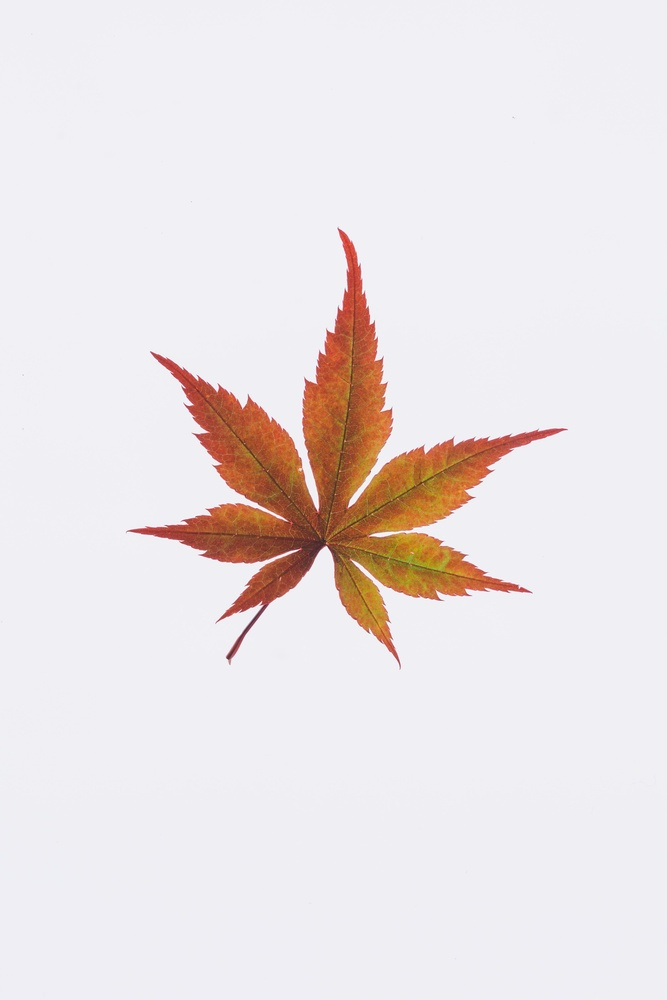
#> input picture File_Thi/File_GiuaKy/leaf.jpg, 667 x 1000 px, shrunk from 3323 x 4984 before the run
$ jupyter execute 20230022_NguyenMinhDang.ipynb
#> lines starting #> are read from the running program, lines starting #| are printed output that depends on the picture; after the words box and inside, x2 and y2 are one past the last pixel; in counts of white or black regions, pixels touching at a corner belong together
[cell 1]
import matplotlib.pyplot as plt
import numpy as np

# Cau 1

[cell 2]
leaf = plt.imread("leaf.jpg")
#> leaf is the input picture: shape (1000, 667, 3); mean R, G, B 234.8, 227.6, 228.8

### a)

[cell 3]
print("Kich thuoc anh", leaf.shape)
#| Kich thuoc anh (1000, 667, 3)

### b)

[cell 4]
def Grayscale_Average(img):
    R = np.array(img[:,:,0], dtype=np.float32)
    G = np.array(img[:,:,1], dtype=np.float32)
    B = np.array(img[:,:,2], dtype=np.float32)
    output = (R + G + B) / 3
    return output


def Black_White(img):
    img = Grayscale_Average(img)
#> in Grayscale_Average, `B = np.array(img[:,:,2], dtype=np.float32)`:
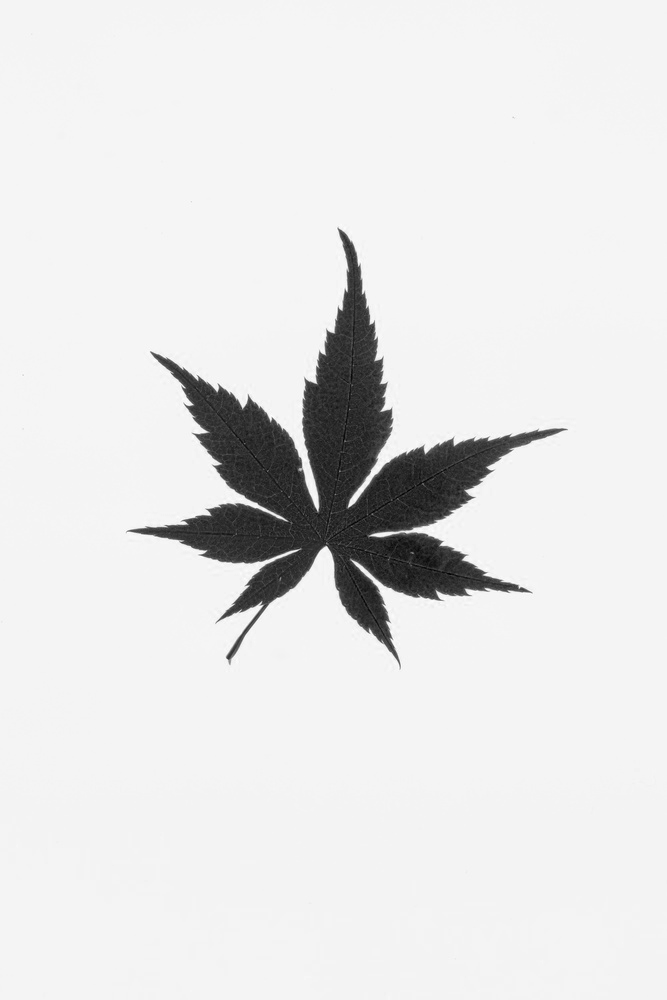
#> B: shape (1000, 667) float32; min 1, max 255, mean 228.8
    m,n = img.shape
    output = np.zeros([m, n], dtype=np.int64)
    for x in range(m):
        for y in range(n):
            if img[x,y] >= 100:
                output[x, y] = 1
    return output

[cell 5]
leaf_bw = Black_White(leaf)
#> after the loop in Black_White, `for x in range(m):`:
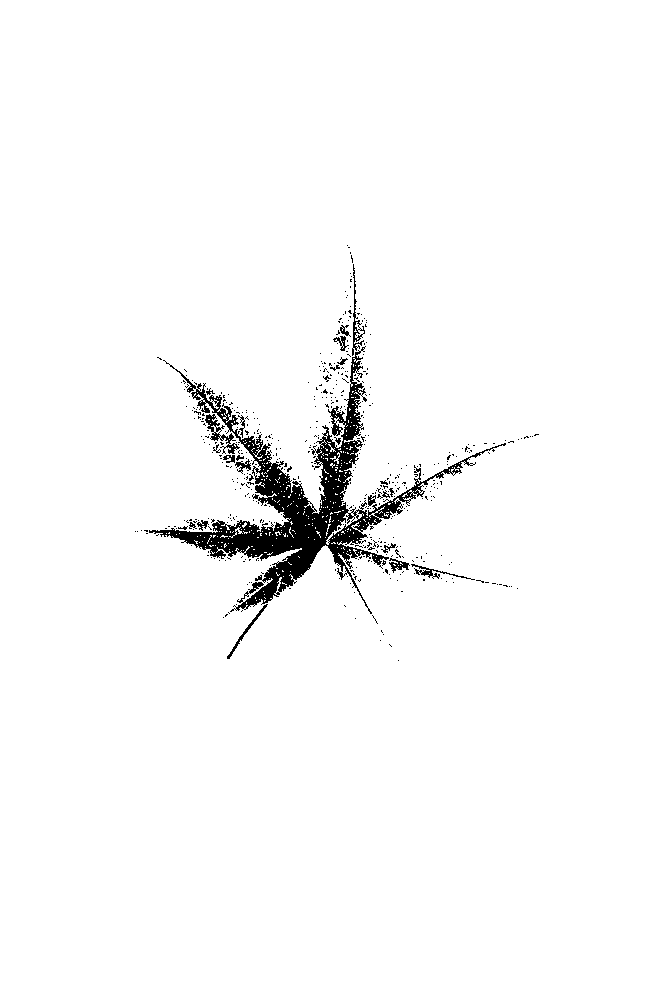
#> output: shape (1000, 667) int64; values 0 (black) and 1 (white), 97.4% white; 507 black regions (482 under 20 px), largest, box (x1, y1, x2, y2) and area: (149, 346, 506, 614) 14337, (205, 414, 240, 454) 372, (352, 264, 365, 356) 269

[cell 6]
plt.figure(figsize=(15, 10))

plt.subplot(121)
plt.imshow(leaf)
plt.axis('off')

plt.subplot(122)
plt.imshow(leaf_bw, cmap='gray')
plt.axis("off")

### c)

[cell 7]
def Hist_image(img):
    h = [(img==v).sum() for v in range(256)]
    hist = np.array(h) # Histogram
    norm = hist/hist.sum() # Normalized histogram
    return hist, norm

def CDF_img(img):
    cdf = np.zeros((256, ))
    _, norm = Hist_image(img)
    for i in range(256):
        cdf[i] = norm[i] + cdf[i-1]
    return cdf

[cell 8]
leaf_gray = Grayscale_Average(leaf)

[cell 9]
hist_leaf, _ = Hist_image(leaf_gray)
#> in Hist_image, `h = [(img==v).sum() for v in range(256)]`: h = 256 values, max 238771 at index 241, min 0 at index 0, mean 2227.6
#> in Hist_image, `hist = np.array(h)`: hist has the same summary as h
#> in Hist_image, `norm = hist/hist.sum()`: norm = 256 values, max 0.419 at index 241, min 0 at index 0, mean 0.00391
#> hist_leaf has the same summary as h in Hist_image
cdf_leaf = CDF_img(leaf_gray)
#> after the loop in CDF_img, `for i in range(256):`: cdf = 256 values from 0 to 1
#> cdf_leaf = 256 values from 0 to 1

[cell 10]
plt.figure(figsize=(5, 10))

plt.subplot(311)
plt.imshow(leaf_gray, cmap='gray')
plt.axis('off')

plt.subplot(312)
plt.bar(np.arange(256), hist_leaf)
plt.title("Histogram Leaf")

plt.subplot(313)
plt.bar(np.arange(256), cdf_leaf)
plt.title("CDF Leaf")
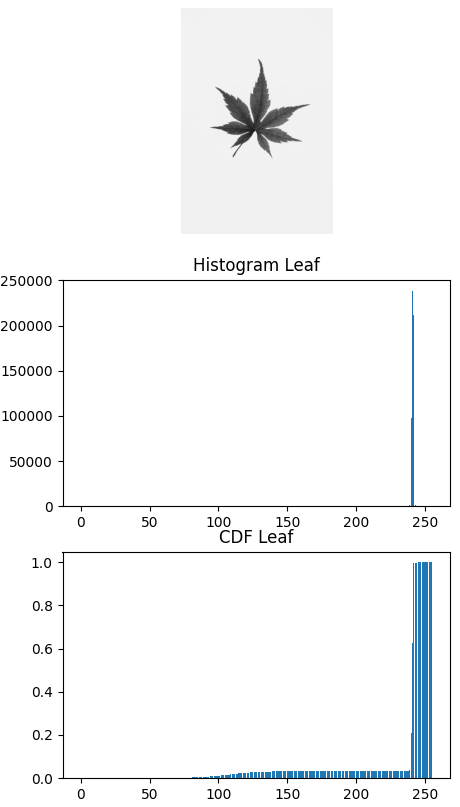
#> figure drawn by matplotlib, 3 panels; panel 2: tallest bar 238771 high, from x = 240.6 to 241.4

# Cau 2

[cell 11]
xray = plt.imread("Xray.tif")
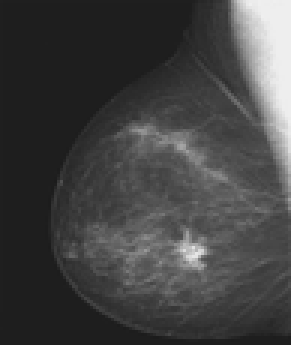
#> input picture File_Thi/File_GiuaKy/Xray.tif, 97 x 115 px, shrunk from 482 x 571 before the run (shown 3 times larger)
#> xray is the input picture: shape (115, 97); min 28, max 239, mean 66.7

[cell 12]
xray.shape
#> Out = (115, 97)

[cell 13]
plt.imshow(xray, cmap="gray")
plt.axis('off')

[cell 14]
hist_xray, _ = Hist_image(xray)
#> hist_xray = 256 values, max 3678 at index 30, min 0 at index 0, mean 43.57

plt.bar(np.arange(256), hist_xray)
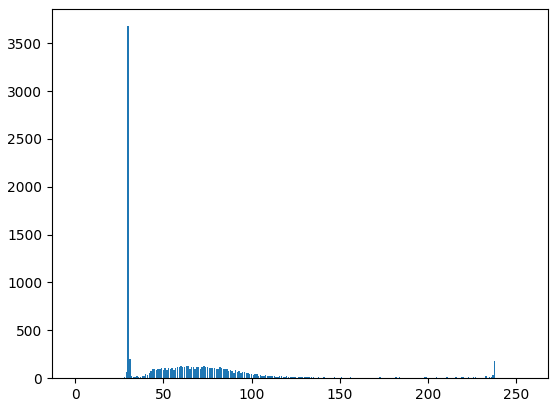
#> figure drawn by matplotlib, 1 panel; tallest bar 3678 high, from x = 29.6 to 30.4

Histogram cho thay phan bo pixel nga ve 0 nen ta ket luan anh nay thieu sang

Ta su dung phuong pham gamma de tang sang hinh anh

[cell 15]
def gamma(c, factor, img):
    return c*img**factor

[cell 16]
xray_gamma = gamma(c=1, factor=0.1, img=xray)
#> in gamma, `return c*img**factor`:
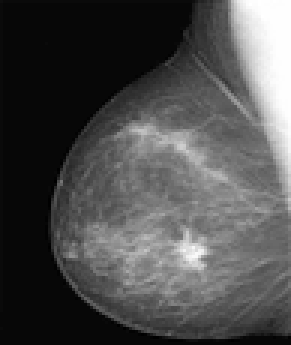
#> returned value: shape (115, 97) float64 (shown 3 times larger); min 1.4, max 1.73, mean 1.5; drawn with min black and max white


plt.figure(figsize=(15, 10))

plt.subplot(121)
plt.imshow(xray, cmap='gray')
plt.title("Anh mac dinh")
plt.axis('off')

plt.subplot(122)
plt.imshow(xray_gamma, cmap='gray')
plt.title("Tang sang gamma C=1, factor=0.2")
plt.axis("off")

### b)

[cell 17]
import skimage
img_noise = skimage.util.random_noise(xray, mode="gaussian", rng=None)
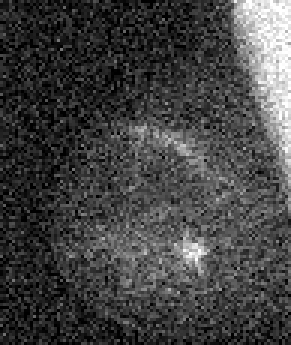
#> img_noise: shape (115, 97) float64 (shown 3 times larger); min 0, max 1, mean 0.263

[cell 18]
plt.figure(figsize=(15, 10))

plt.subplot(121)
plt.imshow(xray, cmap='gray')
plt.title("Anh mac dinh")
plt.axis('off')

plt.subplot(122)
plt.imshow(img_noise, cmap='gray')
plt.title("Noise Gauss")
plt.axis("off")

### c)

[cell 19]
def Mirror_Padding(img, nx, ny):
    height, width = img.shape
    height_new = height + 2*nx
    width_new = width + 2*ny
    output = np.zeros([height_new, width_new])
    # Center
    output[nx:height_new-nx, ny:width_new-ny] = img
    # Top and Bottom
    output[:nx, ny:width_new-ny] = img[nx-1::-1, :] # Top
    output[height+nx:, ny:width_new-ny] = img[height-1:height-nx-1:-1, :] # Bottom
    # Left and Right
    output[:height_new, :ny] = output[:, 2*ny:ny:-1] # Left
    output[:height_new, width_new-ny:width_new] = output[:, width_new-ny-1:width_new-2*ny-1:-1] # Right
    return output

def Box_Filter(img, size):
    img = Mirror_Padding(img, size[0], size[1])
    m, n = img.shape
    output = np.zeros([m, n])
    for x in range(size[0], m-size[0]):
        for y in range(size[1], n-size[1]):
            region = img[x-size[0]//2 : x+size[0]//2+1, y-size[1]//2 : y+size[1]//2+1]
            output[x, y] = np.sum(region)/(size[0]*size[1])
    return output[size[0]:m-size[0], size[1]:n-size[1]]

[cell 20]
img_box5 = Box_Filter(img_noise, size=(5,5))
#> in Mirror_Padding, `output[:height_new, width_new-ny:width_new] = output[:, width_new-ny-1..`:
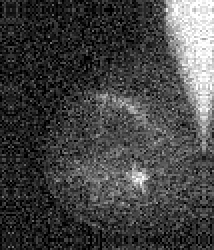
#> output: shape (125, 107) float64 (shown 2 times larger); min 0, max 1, mean 0.267
#> after the loop in Box_Filter, `for x in range(size[0], m-size[0]):`:
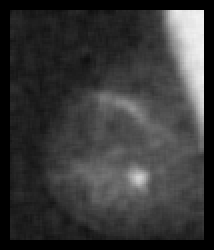
#> output: shape (125, 107) float64 (shown 2 times larger); min 0, max 0.957, mean 0.219

plt.figure(figsize=(15, 10))

plt.subplot(121)
plt.imshow(img_noise, cmap='gray')
plt.title("Noise Gauss")
plt.axis('off')

plt.subplot(122)
plt.imshow(img_box5, cmap='gray')
plt.title("Box filter 5x5")
plt.axis("off")

### d)

[cell 21]
def GaussFunc(K, sigma, s, t):
    return K*np.exp(-0.5*(np.sqrt(s**2 + t**2))**2 / sigma**2)

def Gauss_Filter(img, size, K, sigma):
    # Create matrix Gauss
    x_axis = np.arange(size[0]//2+1)
    y_axis = np.arange(size[1]//2+1)
    matrix_gauss = np.zeros([size[0], size[1]])
    for y in range(0, size[0]):
        for x in range(0, size[1]):
            value = GaussFunc(K, sigma, x_axis[np.abs(size[0]//2-x)], y_axis[np.abs(size[1]//2-y)])
            matrix_gauss[x, y] = value
    print(matrix_gauss)
    matrix_gauss = 1/np.sum(matrix_gauss) * matrix_gauss
    # Create matrix Gauss
    img = Mirror_Padding(img, size[0], size[1])
    m, n = img.shape
    output = np.zeros([m ,n])
    if size[0] % 2 == 0: c1 = 0
    else: c1 = 1
    if size[1] % 2 == 0: c2 = 0
    else: c2 = 1
    for x in range(size[0], m-size[0]):
        for y in range(size[1], n-size[1]):
            elements = img[x-size[0]//2:x+size[0]//2+c1, y-size[1]//2:y+size[1]//2+c2]
            fxy = elements*matrix_gauss
            output[x,y] = np.sum(fxy)
    return output[size[0]:m-size[0], size[1]:n-size[1]]

[cell 22]
img_gaus5 = Gauss_Filter(img_noise, size=(5,5), sigma=2.0, K=1)

plt.figure(figsize=(15, 10))

plt.subplot(121)
plt.imshow(img_box5, cmap='gray')
plt.title("Box filter 5x5")
plt.axis('off')

plt.subplot(122)
plt.imshow(img_gaus5, cmap='gray')
plt.title("Gauss filter 5x5 sigma=0.2")
plt.axis("off")

### e)

[cell 23]
import seaborn as sns

plt.figure(figsize=(20, 10))

plt.subplot(131)
sns.histplot(img_box5.ravel(), bins=50)
plt.title("Box filter 5x5")

plt.subplot(132)
sns.histplot(img_gaus5.ravel(), bins=50)
plt.title("Gauss filter 5x5 sigma=0.2")

plt.subplot(133)
sns.histplot(xray.ravel(), bins=50)
plt.title("Mac dinh")
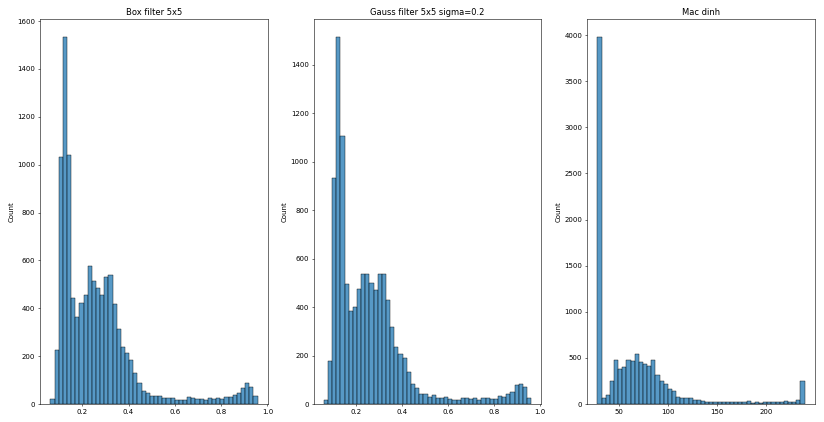
#> figure drawn by matplotlib, 3 panels; panel 1: tallest bar 1532 high, from x = 0.116 to 0.134; panel 2: tallest bar 1513 high, from x = 0.114 to 0.132; panel 3: tallest bar 3976 high, from x = 28 to 32.22
